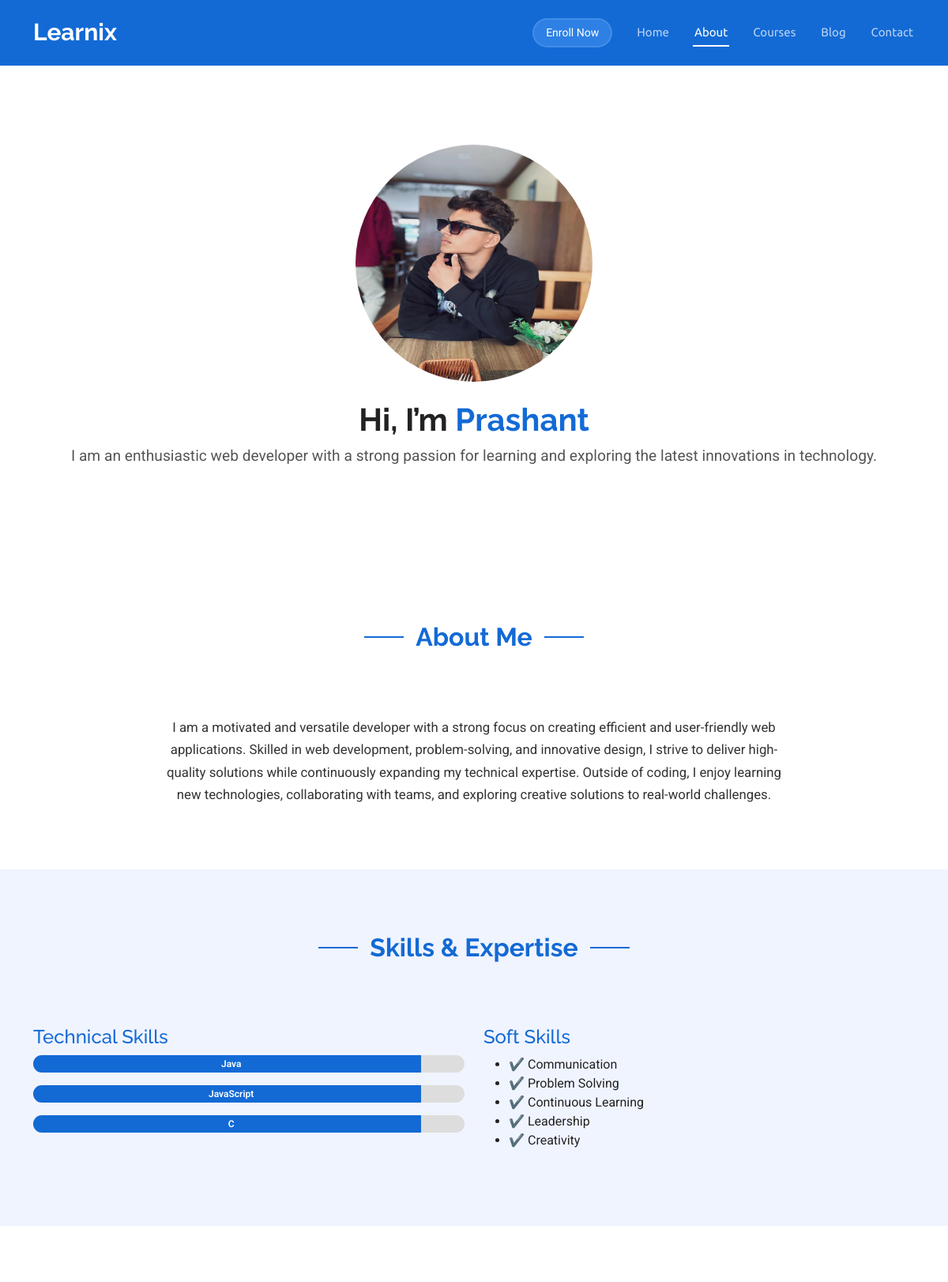
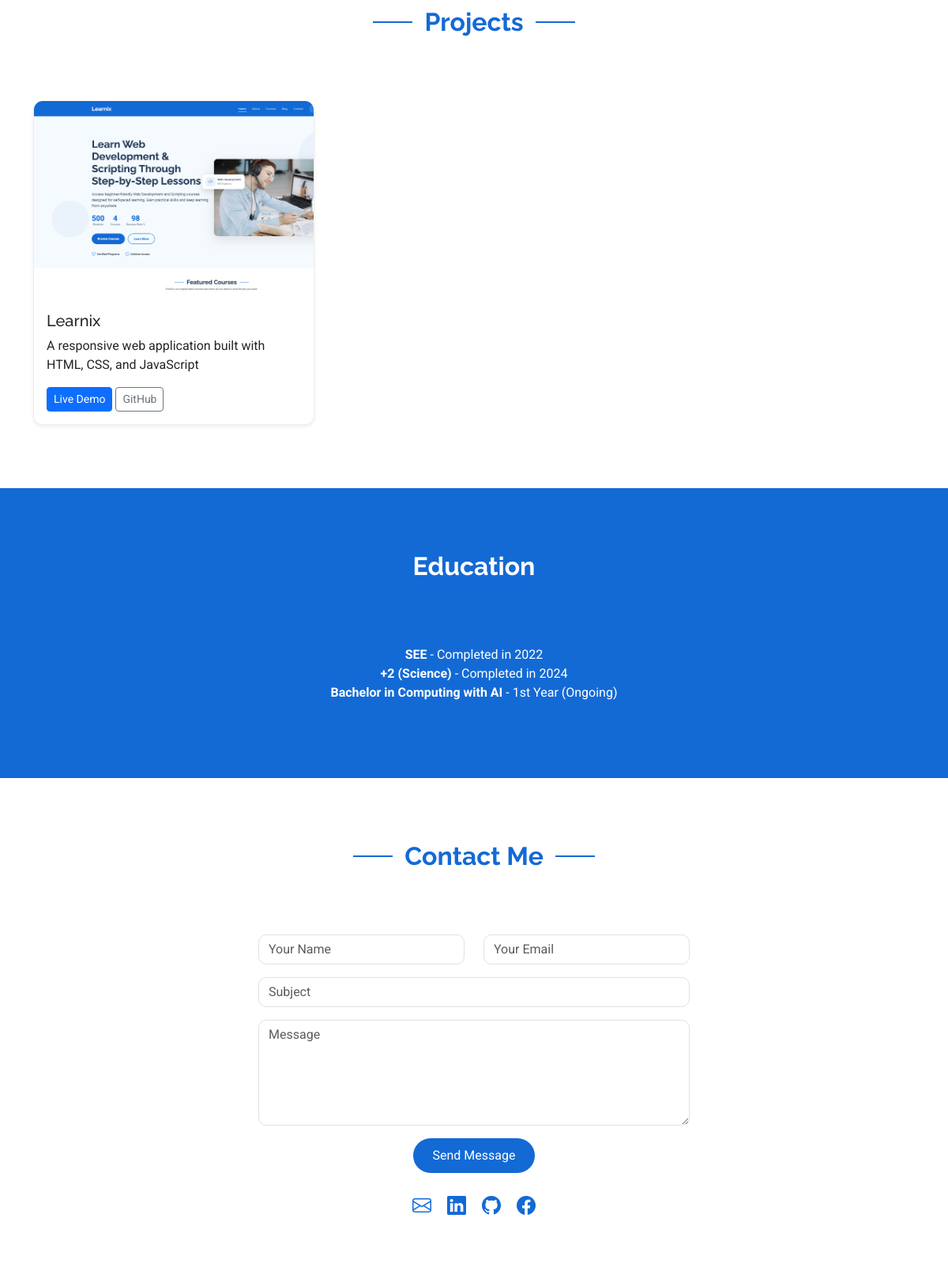
/portfolio/prashant/ (upper part), run on the app's committed database (2 pictures, top to bottom).
### portfolio/models.py (models this page shows, shortened)
class Portfolio(models.Model):
    name = models.CharField(max_length=100)
    image = models.ImageField(upload_to="portfolio/")
    short_description = models.CharField(max_length=200)
    long_description = models.TextField()
    slug = models.SlugField(unique=True)
    email = models.EmailField(blank=True, null=True)
    linkedin = models.URLField(blank=True, null=True)
    github = models.URLField(blank=True, null=True)
    facebook = models.URLField(blank=True, null=True)
    technical_skills = models.TextField(blank=True, null=True,
        help_text="Comma-separated values, e.g. HTML, CSS, JS")
    soft_skills = models.TextField(blank=True, null=True,
        help_text="Comma-separated values, e.g. Communication, Teamwork")
    education = models.TextField(blank=True, null=True,
        help_text="Use format: Degree - Year, separated by semicolons")
    def get_technical_skills(self):
        skills = []
        if self.technical_skills:
            for s in self.technical_skills.split(","):
                try:
                    name, percent = s.split("-")
                    skills.append({"name": name.strip(), "percent": int(percent.strip())})
                except:
                    pass
        return skills
    def get_soft_skills(self):
        return [s.strip() for s in self.soft_skills.split(",")] if self.soft_skills else []

class Project(models.Model):
    portfolio = models.ForeignKey(Portfolio, on_delete=models.CASCADE, related_name="projects")
    title = models.CharField(max_length=150)
    description = models.TextField()
    image = models.ImageField(upload_to="projects/", blank=True, null=True)
    live_demo = models.URLField(blank=True, null=True)
    github = models.URLField(blank=True, null=True)

### portfolio/views.py (the view)
# urls.py: path('portfolio/<slug:slug>/', views.portfolio_detail, name='portfolio_detail'),
def portfolio_detail(request, slug):
    portfolio = get_object_or_404(Portfolio, slug=slug)
    context = {
        'portfolio': portfolio
    }
    return render(request, 'portfolio_detail.html', context)

### template/portfolio_detail.html (shortened to what this page needs)
{%extends "base.html" %}
{% load static %}
{%block content%}
  <section id="hero" class="hero">
    <div class="container text-center">
      <div class="profile-img mb-4">
        <div ><img src="{{portfolio.image.url}}" alt="" style="width: 300px; height: 300px; border-radius: 50%;"></div>
      </div>
      <h2>Hi, I’m <span style="color:#136ad5;">{{portfolio.name|capfirst}}</span></h2>
      <p>{{portfolio.short_description}}</p>
    </div>
  </section>
  <section id="about" class="about section">
    <div class="container text-center">
      <div class="section-title">
        <h2>About Me</h2>
      </div>
      <p>
        {{portfolio.long_description}}
      </p>
    </div>
  </section>
  <section id="skills" class="skills section">
  <div class="container">
    <div class="section-title text-center">
      <h2>Skills & Expertise</h2>
    </div>
    <div class="row">
      <div class="col-md-6">
        <h4>Technical Skills</h4>
        {% for skill in portfolio.get_technical_skills %}
<div class="progress mb-3">
  <div class="progress-bar" style="width:90%";>
    {{ skill.name }}
  </div>
</div>
{% endfor %}
      </div>
      <div class="col-md-6">
        <h4>Soft Skills</h4>
        <ul>
          {%for i in portfolio.get_soft_skills%}
          <li>✔ {{i}}</li>
          {%endfor%}
        </ul>
      </div>
    </div>
  </div>
</section>
  <section id="projects" class="projects section">
    <div class="container">
      <div class="section-title text-center">
        <h2>Projects</h2>
      </div>
      <div class="row gy-4">
          {% for project in portfolio.projects.all %}
        <div class="col-lg-4 col-md-6">
          <div class="card shadow-sm">
            <div><img src="{{ project.image.url }}" alt="{{ project.title }}" style="height: 250px; width: 450px;"></div>
            <div class="card-body">
              <h5 class="card-title">{{project.title}}</h5>
              <p class="card-text">{{ project.description }}</p>
              <a href="{{ project.live_demo }}" class="btn btn-sm btn-primary">Live Demo</a>
              <a href="{{ project.github }}" class="btn btn-sm btn-outline-secondary">GitHub</a>
            </div>
          </div>
        </div>
        {%endfor%}
      </div>
    </div>
  </section>
  <section id="education" class="education section">
    <div class="container">
      <div class="section-title text-center">
        <h2 style="color: white;">Education</h2>
      </div>
      <ul class="list-unstyled">
        <li><strong>SEE</strong> - Completed in 2022</li>
        <li><strong>+2 (Science)</strong> - Completed in 2024</li>
        <li><strong>Bachelor in Computing with AI</strong> - 1st Year (Ongoing)</li>
      </ul>
    </div>
  </section>
  <section id="contact" class="contact section">
    <div class="container">
      <div class="section-title text-center">
        <h2>Contact Me</h2>
      </div>
      <div class="row gy-4 justify-content-center">
        <div class="col-lg-6">
          <form action="#" method="post" id="contactForm">
            <div class="row gy-3">
              <div class="col-md-6"><input type="text" name="name" class="form-control" placeholder="Your Name" required></div>
              <div class="col-md-6"><input type="email" name="email" class="form-control" placeholder="Your Email" required></div>
              <div class="col-md-12"><input type="text" name="subject" class="form-control" placeholder="Subject" required></div>
              <div class="col-md-12"><textarea name="message" rows="5" class="form-control" placeholder="Message" required></textarea></div>
              <div class="col-md-12 text-center">
                <button type="submit" class="btn">Send Message</button>
              </div>
            </div>
          </form>
          <div class="social-links d-flex justify-content-center mt-4">
            <a href="mailto:{{portfolio.email}}" target="_blank"><i class="bi bi-envelope"></i></a>
            <a href="{{portfolio.linkedin}}" target="_blank"><i class="bi bi-linkedin"></i></a>
            <a href="{{portfolio.github}}" target="_blank"><i class="bi bi-github"></i></a>
            <a href="{{portfolio.facebook}}" target="_blank"><i class="bi bi-facebook"></i></a>
          </div>
        </div>
      </div>
    </div>
  </section>
{%endblock%}

### template/portfolio_detail.html (style rules this page uses)
body { color: #222; background: #f5faff; }
.section { padding: 80px 0; }
.section-title h2 { font-size: 2rem; font-weight: 700; color: #136ad5; margin-bottom: 20px; }
#hero { text-align: center; padding: 100px 20px; background: #fff; }
#hero h2 { font-size: 2.5rem; font-weight: 700; color: #222; }
#hero p { font-size: 1.2rem; color: #555; }
#about p { max-width: 800px; margin: auto; color: #333; font-size: 1.05rem; line-height: 1.7; }
#skills { background: #f0f4ff; color: #222; }
#skills h4 { color: #136ad5; }
.progress { height: 22px; background: #ddd; border-radius: 12px; overflow: hidden; }
.progress-bar { background: #136ad5; color: #fff; font-weight: 600; padding-left: 10px; }
#projects { background: #fff; }
#projects .card { border: 1px solid #eee; border-radius: 12px; overflow: hidden; transition: transform 0.3s ease, box-shadow 0.3s ease; }
#education { background: #136ad5; color: #fff; text-align: center; }
#contact { background: #fff; color: #222; }
#contact .form-control { border-radius: 10px; }
#contact .btn { background: #136ad5; border: none; border-radius: 30px; color: #fff; padding: 10px 25px; }
#contact .social-links a { color: #136ad5; font-size: 1.5rem; margin: 0 10px; }

### data on the page
Portfolio: image (picture), name "Prashant", short_description "I am an enthusiastic web developer with a strong passion for learning and exploring the latest innovations in technology.", long_description "I am a motivated and versatile developer with a strong focus on creating efficient and user-friendly web applications. Skilled in web development, problem-solving, and innovative design, I strive to deliver high-quality solutions while continuously expanding my technical expertise. Outside of coding, I enjoy learning new technologies, collaborating with teams, and exploring creative solutions to real-world challenges."
Project: image (picture), title "Learnix", description "A responsive web application built with HTML, CSS, and JavaScript"

### other printed values
{{ skill.name }} "Java" "JavaScript" "C"
{{ i }} "Communication" "Problem Solving" "Continuous Learning" "Leadership" "Creativity"
